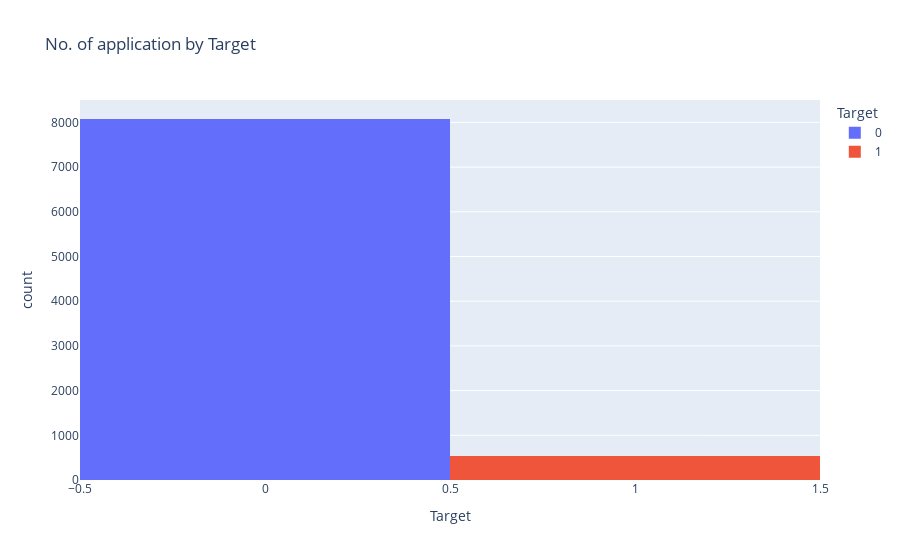

Here is the notebook cell this chart was saved with:
### Markdown cell above
# How many target value present in application?

### Code cell
fig = px.histogram(dataset, x='TARGET', color='TARGET',
 title= 'No. of application by Target',
 labels={'TARGET':'Target'})
fig.show()

### Figure 1 — Plotly figure (JSON) as saved in the notebook; plotly's stock layout.template omitted (floating-point values rounded to 4 significant figures; data arrays with more than 128 entries replaced by an {"elided": "..."} marker saying what was removed)
{"data": [{"alignmentgroup": "True", "bingroup": "x", "hovertemplate": "Target=%{x}<br>count=%{y}<extra></extra>", "legendgroup": "0", "marker": {"color": "#636efa", "pattern": {"shape": ""}}, "name": "0", "offsetgroup": "0", "orientation": "v", "showlegend": true, "type": "histogram", "x": {"elided": "8076 int values"}, "xaxis": "x", "yaxis": "y"}, {"alignmentgroup": "True", "bingroup": "x", "hovertemplate": "Target=%{x}<br>count=%{y}<extra></extra>", "legendgroup": "1", "marker": {"color": "#EF553B", "pattern": {"shape": ""}}, "name": "1", "offsetgroup": "1", "orientation": "v", "showlegend": true, "type": "histogram", "x": {"elided": "526 int values"}, "xaxis": "x", "yaxis": "y"}], "layout": {"barmode": "relative", "legend": {"title": {"text": "Target"}, "tracegroupgap": 0}, "title": {"text": "No. of application by Target"}, "xaxis": {"anchor": "y", "categoryarray": [0, 1], "categoryorder": "array", "domain": [0, 1], "title": {"text": "Target"}}, "yaxis": {"anchor": "x", "domain": [0, 1], "title": {"text": "count"}}}}
